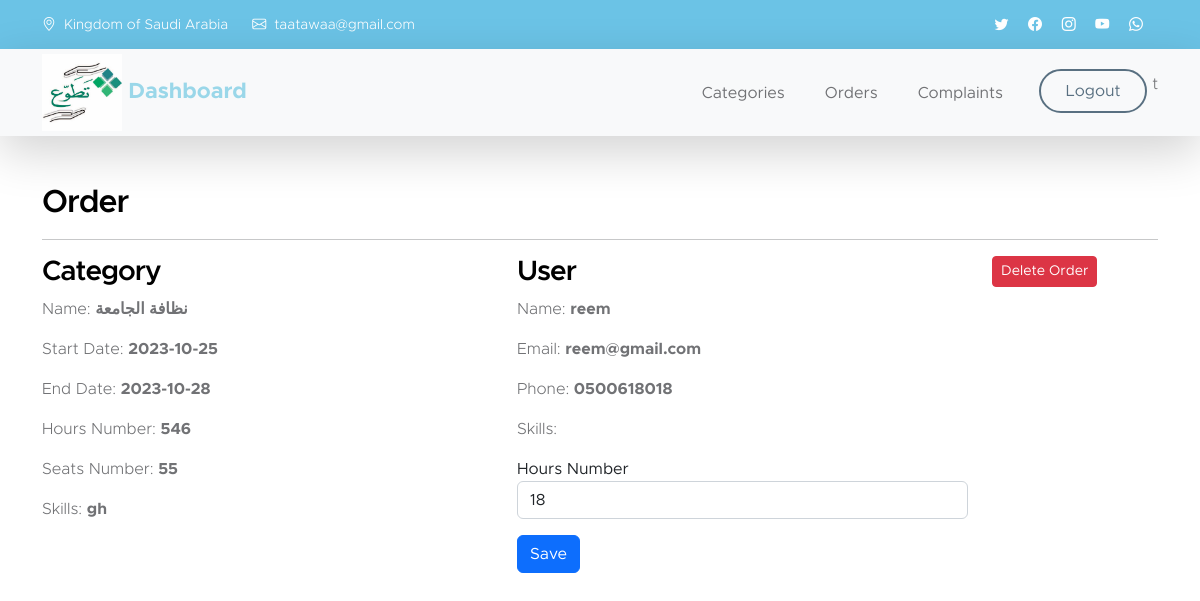
Screenshot of /admin/show_order.php?id=14 (signed in) with the database file from the repository.
### tables this page shows
CREATE TABLE `volunteering_orders` (
  `id` int(11) NOT NULL,
  `category_id` int(11) DEFAULT NULL,
  `user_id` int(11) DEFAULT NULL,
  `state` text DEFAULT '',
  `note` text DEFAULT ''
);

CREATE TABLE `volunteering_categories` (
  `id` int(11) NOT NULL,
  `name` text DEFAULT NULL,
  `start_date` date DEFAULT NULL,
  `end_date` date DEFAULT NULL,
  `seats_number` int(11) DEFAULT 0,
  `seats_reserved` int(11) DEFAULT 0,
  `skills` text DEFAULT '',
  `hours_number` int(11) DEFAULT 0,
  `user_id` int(11) NOT NULL,
  `img_url` text DEFAULT ''
);

CREATE TABLE `users` (
  `id` int(11) NOT NULL,
  `name` varchar(255) NOT NULL,
  `email` varchar(255) NOT NULL,
  `phone` varchar(255) NOT NULL,
  `password` varchar(255) NOT NULL,
  `type` text DEFAULT 'student',
  `info` text DEFAULT '',
  `hours_number` int(11) DEFAULT 0,
  `school_id` int(11) DEFAULT NULL
);

### admin/show_order.php (the view, shortened to what this page needs)
<?php
include "header.php";
$id = $_GET['id'];
$sql = "select o.id, vc.name c_name, vc.seats_number,
       vc.hours_number, vc.skills, vc.id c_id, u.id u_user_id,
       u.hours_number u_hours_number,
       u.name u_name, u.email, u.phone, u.info,
       vc.start_date, vc.end_date
from volunteering_orders o
join volunteering_categories vc on vc.id = o.category_id
join users u on u.id = o.user_id
where o.id = $id";
$re = $con->query($sql);
$row = $re->fetch_assoc();
?>
<main>
    <section class="contact-section mt-5" id="section_6">
        <div class="container">
            <h3>Order</h3><hr>
            <div class="row">
                <div class="col-5">
                    <h4>Category</h4>
                    <p>Name: <strong><?=$row['c_name']?></strong></p>
                    <p>Start Date: <strong><?=$row['start_date']?></strong></p>
                    <p>End Date: <strong><?=$row['end_date']?></strong></p>
                    <p>Hours Number: <strong><?=$row['hours_number']?></strong></p>
                    <p>Seats Number: <strong><?=$row['seats_number']?></strong></p>
                    <p>Skills: <strong><?=$row['skills']?></strong></p>
                </div>
                <div class="col-5">
                    <h4>User</h4>
                    <p>Name: <strong><?=$row['u_name']?></strong></p>
                    <p>Email: <strong><?=$row['email']?></strong></p>
                    <p>Phone: <strong><?=$row['phone']?></strong></p>
                    <p>Skills: <strong><?=$row['info']?></strong></p>
                    <div>
                        <form action="show_order.php?id=<?=$_GET['id']?>" method="post">
                            <label for="hours_number">Hours Number</label>
                            <input type="number" name="hours_number"
                                   id="hours_number" class="form-control"
                                   value="<?=$row['u_hours_number']?>"
                                   placeholder="Hours Number"
                                   required>
                            <button type="submit" class="mt-3 btn btn-primary">Save</button>
                        </form>
                    </div>
                </div>
                <div class="col-2">
                    <a class="btn btn-sm btn-danger" href="delete_order.php?id=<?=$row['id']?>&c_id=<?=$row['c_id']?>">Delete Order</a>
                </div>
            </div>
        </div>
    </section>
</main>

### css/templatemo-kind-heart-charity.css (style rules this page uses)
:root { --white-color: #ffffff; --primary-color: #9ad7e9; --secondary-color: #5a6f80; --section-bg-color: #f0f8ff; --site-footer-bg-color: #44525d; --custom-btn-bg-color: #597081; --custom-btn-bg-hover-color: #9ad7e9; --dark-color: #000000; --p-color: #717275; --border-color: #e9eaeb; --body-font-family: 'Metropolis', sans-serif; --h1-font-size: 52px; --h2-font-size: 46px; --h3-font-size: 32px; --h4-font-size: 28px; --h5-font-size: 24px; --h6-font-size: 22px; --p-font-size: 16px; --btn-font-size: 18px; --copyright-font-size: 14px; --border-radius-large: 100px; --border-radius-medium: 20px; --border-radius-small: 10px; --font-weight-light: 300; --font-weight-normal: 400; --font-weight-semibold: 600; --font-weight-bold: 700; }
body { background-color: var(--white-color); font-family: var(--body-font-family); }
h2, h3, h4, h5, h6 { color: var(--dark-color); }
h1, h2, h3, h4, h5, h6 { font-weight: var(--font-weight-semibold); letter-spacing: -1px; }
h3 { font-size: var(--h3-font-size); }
h4 { font-size: var(--h4-font-size); }
p { color: var(--p-color); font-size: var(--p-font-size); font-weight: var(--font-weight-light); }
a, button { touch-action: manipulation; transition: all 0.3s; }
a { color: var(--p-color); text-decoration: none; }
b, strong { font-weight: var(--font-weight-bold); }
.contact-section { background: var(--white-color); }

### rows the page displays
volunteering_orders: category.name "نظافة الجامعة", category.start_date "2023-10-25", category.end_date "2023-10-28", category.hours_number "546", category.seats_number "55", category.skills "gh", user.name "reem", user.email "reem@gmail.com", user.phone "0500618018", hours_number "18"

### other values shown
$username "t"
